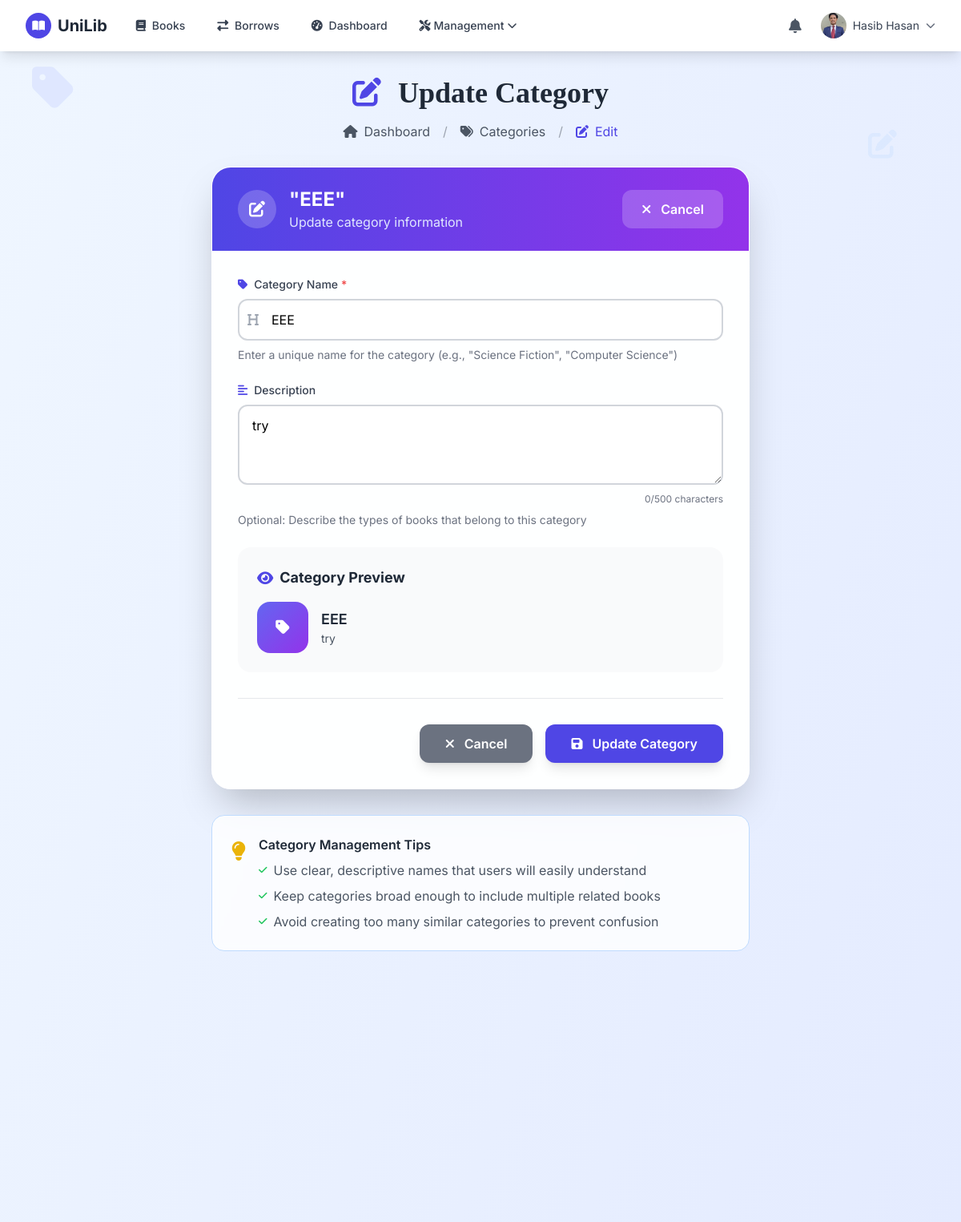
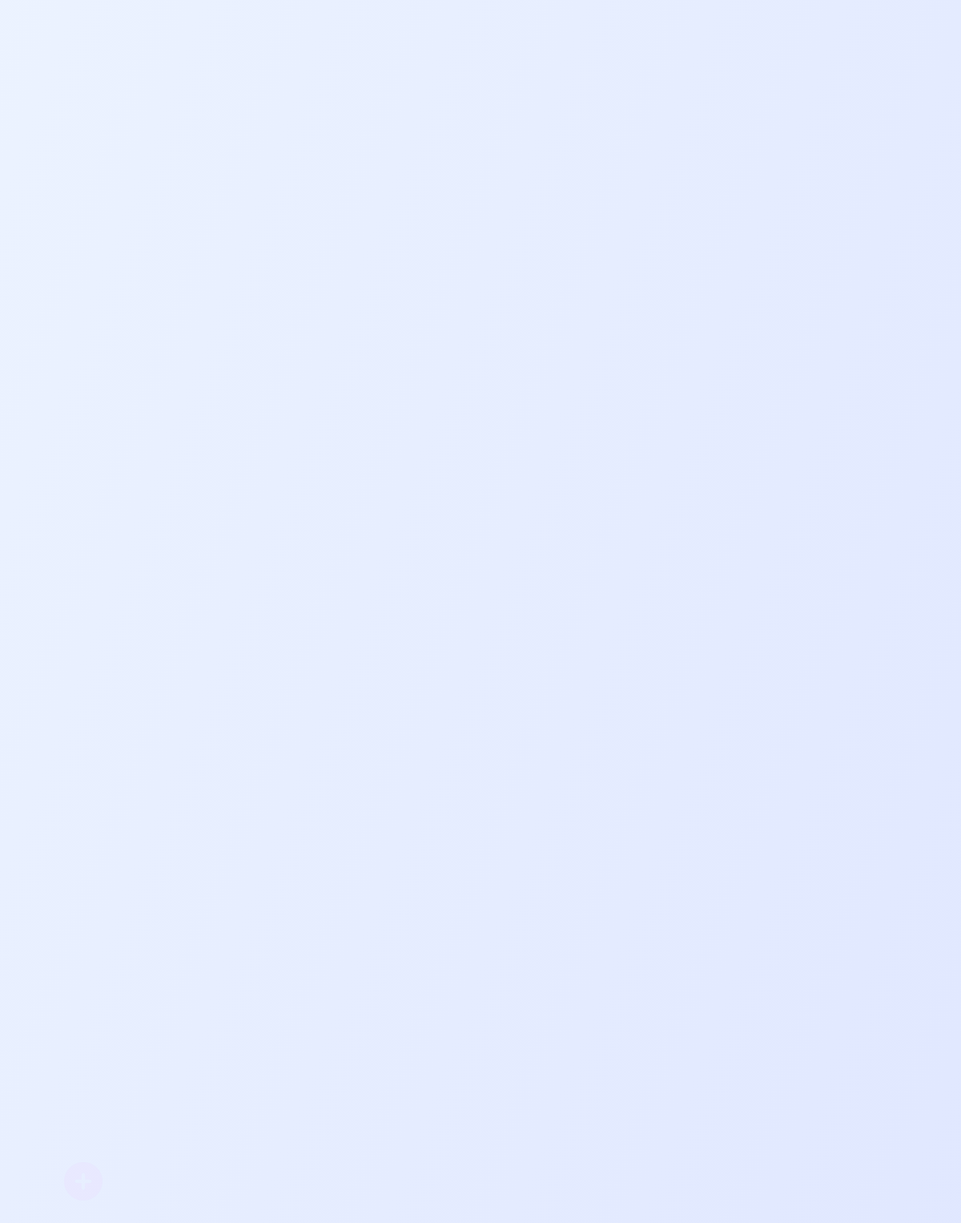
Screenshot of /books/categories/3/update/ (signed in) with the database file from the repository (2 pictures, top to bottom).
### accounts/models.py (models this page shows, shortened)
class User(AbstractUser):
    email = models.EmailField(unique=True)
    class Role(models.TextChoices):
        ADMIN = 'ADMIN', _('Admin')
        LIBRARIAN = 'LIBRARIAN', _('Librarian')
        STUDENT = 'STUDENT', _('Student')
        FACULTY = 'FACULTY', _('Faculty')
    role = models.CharField(max_length=10, choices=Role.choices, default=Role.STUDENT)
    university_id = models.CharField(max_length=20, unique=True)
    phone = models.CharField(max_length=15, blank=True)
    address = models.TextField(blank=True)
    profile_picture = models.ImageField(upload_to='profile_pics/', blank=True, null=True)
    def is_admin(self):
        return self.role == self.Role.ADMIN
    def is_librarian(self):
        return self.role == self.Role.LIBRARIAN
    def get_profile_picture(self):
        if self.profile_picture and hasattr(self.profile_picture, 'url'):
            return self.profile_picture.url
        return '/static/images/default_profile.png'

### books/models.py (models this page shows, shortened)
class Category(models.Model):
    name = models.CharField(max_length=100, unique=True)
    description = models.TextField(blank=True)

### books/views.py (the view, shortened to what this page needs)
# urls.py: path('categories/<int:pk>/update/', CategoryUpdateView.as_view(), name='category-update'),
class CategoryUpdateView(LoginRequiredMixin, UserPassesTestMixin, UpdateView):
    model = Category
    form_class = CategoryForm
    template_name = 'books/category_form.html'
    success_url = reverse_lazy('category-list')
    def test_func(self):
        return self.request.user.is_admin or self.request.user.is_librarian

### books/forms.py
class CategoryForm(forms.ModelForm):
    class Meta:
        model = Category
        fields = ['name', 'description']
        widgets = {
            'description': forms.Textarea(attrs={'rows': 3}),
        }

### notifications/utils.py (called while the page is built)
def notification_count(request):
    if request.user.is_authenticated:
        count = Notification.objects.filter(user=request.user, is_read=False).count()
        return {'unread_notification_count': count}
    return {}

### books/templates/books/category_form.html (shortened to what this page needs)
{% extends 'base.html' %}
{% load static %}
{% block content %}
<div class="min-h-screen bg-gradient-to-br from-blue-50 to-indigo-100 py-8 px-4 sm:px-6 lg:px-8">
    <div class="fixed inset-0 overflow-hidden pointer-events-none">
        <div class="absolute top-20 left-10 text-indigo-200 opacity-40 animate-float">
            <i class="fas fa-tag text-6xl"></i>
        </div>
        <div class="absolute top-40 right-20 text-blue-200 opacity-30 animate-float-delayed">
            <i class="fas fa-edit text-4xl"></i>
        </div>
        <div class="absolute bottom-40 left-20 text-purple-200 opacity-25 animate-float">
            <i class="fas fa-plus-circle text-5xl"></i>
        </div>
    </div>
    <div class="max-w-2xl mx-auto relative z-10">
        <div class="text-center mb-8">
            <h1 class="text-4xl font-bold text-gray-800 font-serif mb-4">
                <i class="fas {% if form.instance.pk %}fa-edit{% else %}fa-plus-circle{% endif %} mr-3 text-indigo-600"></i>
                {% if form.instance.pk %}Update Category{% else %}Create New Category{% endif %}
            </h1>
            <div class="flex items-center justify-center space-x-4 text-gray-600">
                <a href="{% url 'dashboard' %}" class="flex items-center text-gray-600 hover:text-indigo-600 transition-colors">
                    <i class="fas fa-home mr-2"></i> Dashboard
                </a>
                <span class="text-gray-400">/</span>
                <a href="{% url 'category-list' %}" class="flex items-center text-gray-600 hover:text-indigo-600 transition-colors">
                    <i class="fas fa-tags mr-2"></i> Categories
                </a>
                <span class="text-gray-400">/</span>
                <span class="flex items-center text-indigo-600">
                    <i class="fas {% if form.instance.pk %}fa-edit{% else %}fa-plus{% endif %} mr-2"></i>
                    {% if form.instance.pk %}Edit{% else %}Create{% endif %}
                </span>
            </div>
        </div>
        <div class="bg-white/95 backdrop-blur-lg border border-white/20 rounded-3xl shadow-2xl overflow-hidden">
            <div class="bg-gradient-to-r from-indigo-600 to-purple-600 py-6 px-8">
                <div class="flex items-center justify-between">
                    <div class="flex items-center">
                        <div class="w-12 h-12 rounded-full bg-white/20 flex items-center justify-center mr-4">
                            <i class="fas {% if form.instance.pk %}fa-edit{% else %}fa-plus{% endif %} text-white text-xl"></i>
                        </div>
                        <div>
                            <h2 class="text-2xl font-bold text-white">
                                {% if form.instance.pk %}"{{ form.instance.name }}"{% else %}New Category{% endif %}
                            </h2>
                            <p class="text-indigo-100">
                                {% if form.instance.pk %}Update category information{% else %}Create a new book category{% endif %}
                            </p>
                        </div>
                    </div>
                    <a href="{% if form.instance.pk %}{% url 'category-detail' form.instance.pk %}{% else %}{% url 'category-list' %}{% endif %}"
                       class="bg-white/20 hover:bg-white/30 text-white px-6 py-3 rounded-xl font-semibold transition-all duration-300 transform hover:scale-105 flex items-center">
                        <i class="fas fa-times mr-3"></i> Cancel
                    </a>
                </div>
            </div>
            <div class="p-8">
                <form method="POST" id="category-form">
                    <div class="space-y-6">
                        <div class="space-y-2">
                            <label for="{{ form.name.id_for_label }}" class="block text-sm font-medium text-gray-700 flex items-center">
                                <i class="fas fa-tag mr-2 text-indigo-600"></i>
                                Category Name
                                <span class="text-red-500 ml-1">*</span>
                            </label>
                            <div class="relative">
                                {{ form.name }}
                                <div class="absolute inset-y-0 left-0 pl-3 flex items-center pointer-events-none">
                                </div>
                            </div>
                            <p class="text-sm text-gray-500">Enter a unique name for the category (e.g., "Science Fiction", "Computer Science")</p>
                        </div>
                        <div class="space-y-2">
                            <label for="{{ form.description.id_for_label }}" class="block text-sm font-medium text-gray-700 flex items-center">
                                <i class="fas fa-align-left mr-2 text-indigo-600"></i>
                                Description
                            </label>
                            <div class="relative">
                                {{ form.description }}
                            </div>
                            <p class="text-sm text-gray-500">Optional: Describe the types of books that belong to this category</p>
                        </div>
                        <div class="bg-gray-50 rounded-2xl p-6 mt-6">
                            <h4 class="text-lg font-bold text-gray-800 mb-4 flex items-center">
                                <i class="fas fa-eye mr-2 text-indigo-600"></i> Category Preview
                            </h4>
                            <div class="flex items-center space-x-4">
                                <div class="w-16 h-16 bg-gradient-to-br from-indigo-500 to-purple-600 rounded-2xl flex items-center justify-center">
                                    <i class="fas fa-tag text-white text-xl"></i>
                                </div>
                                <div>
                                    <h5 id="preview-name" class="font-semibold text-gray-800 text-lg">
                                        {{ form.instance.name|default:"Category Name" }}
                                    </h5>
                                    <p id="preview-description" class="text-gray-600 text-sm">
                                        {{ form.instance.description|default:"Category description will appear here..." }}
                                    </p>
                                </div>
                            </div>
                        </div>
                    </div>
                    <div class="flex flex-col sm:flex-row justify-end space-y-4 sm:space-y-0 sm:space-x-4 pt-8 border-t border-gray-200 mt-8">
                        <a href="{% if form.instance.pk %}{% url 'category-detail' form.instance.pk %}{% else %}{% url 'category-list' %}{% endif %}"
                           class="bg-gray-500 hover:bg-gray-600 text-white px-8 py-3 rounded-xl font-semibold transition-all duration-300 transform hover:scale-105 shadow-lg flex items-center justify-center">
                            <i class="fas fa-times mr-3"></i> Cancel
                        </a>
                        <button type="submit" class="bg-indigo-600 hover:bg-indigo-700 text-white px-8 py-3 rounded-xl font-semibold transition-all duration-300 transform hover:scale-105 shadow-lg flex items-center justify-center" id="submit-button">
                            <i class="fas fa-save mr-3"></i>
                            <span id="button-text">{% if form.instance.pk %}Update Category{% else %}Create Category{% endif %}</span>
                        </button>
                    </div>
                </form>
            </div>
        </div>
        <div class="mt-8 bg-white/80 backdrop-blur-sm rounded-2xl p-6 border border-blue-200">
            <div class="flex items-start">
                <i class="fas fa-lightbulb text-yellow-500 text-2xl mr-4 mt-1"></i>
                <div>
                    <h4 class="font-semibold text-gray-800 mb-2">Category Management Tips</h4>
                    <ul class="text-gray-600 space-y-2">
                        <li class="flex items-start">
                            <i class="fas fa-check text-green-500 mr-2 mt-1 text-xs"></i>
                            Use clear, descriptive names that users will easily understand
                        </li>
                        <li class="flex items-start">
                            <i class="fas fa-check text-green-500 mr-2 mt-1 text-xs"></i>
                            Keep categories broad enough to include multiple related books
                        </li>
                        <li class="flex items-start">
                            <i class="fas fa-check text-green-500 mr-2 mt-1 text-xs"></i>
                            Avoid creating too many similar categories to prevent confusion
                        </li>
                    </ul>
                </div>
            </div>
        </div>
    </div>
</div>
{% endblock %}

### templates/base.html (shortened to what this page needs)
<!DOCTYPE html>
<html lang="en">
<head>
    <link rel="stylesheet" href="https://cdnjs.cloudflare.com/ajax/libs/font-awesome/6.4.0/css/all.min.css">
    <script src="https://cdn.tailwindcss.com/3.4.16"></script>
</head>
<body class="min-h-screen flex flex-col bg-gray-50">
    <nav class="bg-white shadow-lg sticky top-0 z-50">
        <div class="max-w-7xl mx-auto px-4 sm:px-6 lg:px-8">
            <div class="flex justify-between h-16">
                <div class="flex items-center">
                    <a href="{% url 'home' %}" class="flex items-center space-x-2">
                        <div class="w-8 h-8 rounded-full bg-indigo-600 flex items-center justify-center">
                            <i class="fas fa-book-open text-white text-sm"></i>
                        </div>
                        <span class="font-bold text-xl text-gray-800">UniLib</span>
                    </a>
                    <div class="hidden md:ml-6 md:flex md:space-x-4">
                        <a href="{% url 'book-list' %}" class="px-3 py-2 rounded-md text-sm font-medium text-gray-700 hover:text-indigo-600 hover:bg-gray-100 transition-colors">
                            <i class="fas fa-book mr-1"></i> Books
                        </a>
                        {% if user.is_authenticated %}
                        <a href="{% url 'borrow-list' %}" class="px-3 py-2 rounded-md text-sm font-medium text-gray-700 hover:text-indigo-600 hover:bg-gray-100 transition-colors">
                            <i class="fas fa-exchange-alt mr-1"></i> Borrows
                        </a>
                        <a href="{% url 'dashboard' %}" class="px-3 py-2 rounded-md text-sm font-medium text-gray-700 hover:text-indigo-600 hover:bg-gray-100 transition-colors">
                            <i class="fas fa-tachometer-alt mr-1"></i> Dashboard
                        </a>
                        {% if user.is_admin or user.is_librarian %}
                        <div class="relative group">
                            <button class="px-3 py-2 rounded-md text-sm font-medium text-gray-700 hover:text-indigo-600 hover:bg-gray-100 transition-colors flex items-center">
                                <i class="fas fa-tools mr-1"></i> Management
                                <i class="fas fa-chevron-down ml-1 text-xs"></i>
                            </button>
                        </div>
                        {% endif %}
                        {% endif %}
                    </div>
                </div>
                <div class="flex items-center space-x-4">
                    {% if user.is_authenticated %}
                    <a href="{% url 'notification-list' %}" class="relative p-2 text-gray-600 hover:text-indigo-600 transition-colors">
                        <i class="fas fa-bell text-lg"></i>
                    </a>
                    <div class="relative group">
                        <button class="flex items-center space-x-2 text-sm focus:outline-none">
                            <div class="w-8 h-8 rounded-full bg-indigo-100 flex items-center justify-center overflow-hidden">
                                <img src="{{ user.get_profile_picture }}" class="w-full h-full object-cover" alt="Profile">
                            </div>
                            <span class="hidden md:block text-gray-700">{{ user.get_full_name|default:user.username }}</span>
                            <i class="fas fa-chevron-down text-xs text-gray-500"></i>
                        </button>
                    </div>
                    {% endif %}
                </div>
            </div>
        </div>
    </nav>
    <main class="flex-grow">
        {% block content %}{% endblock %}
    </main>
</body>
</html>

### templates/base.html (style rules this page uses)
:root { --primary: #4f46e5; --primary-dark: #4338ca; --secondary: #10b981; --accent: #f59e0b; --dark: #1e293b; --light: #f8fafc; }
* { font-family: 'Inter', sans-serif; }
.font-serif { font-family: 'Playfair Display', serif; }

### books/templates/books/category_form.html (style rules this page uses)
.animate-float { animation: float 6s ease-in-out infinite; }
.animate-float-delayed { animation: float 8s ease-in-out infinite; animation-delay: 2s; }

### rows the page displays
User: get_profile_picture (picture), get_full_name "Hasib Hasan"
Category: instance.name "EEE", name "EEE", description "try", instance.description "try"
